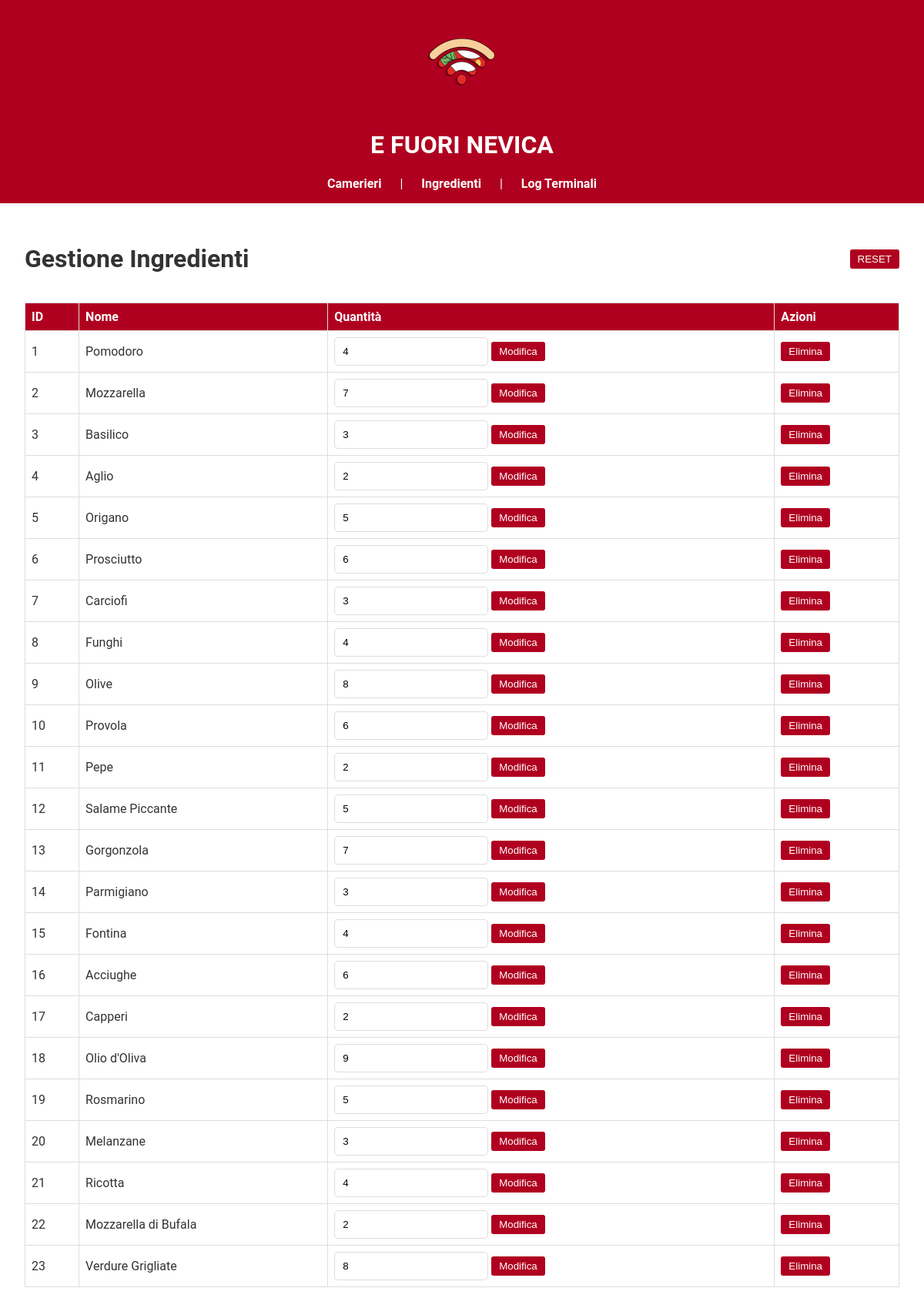
The page /admin/ingredienti on the database as committed earlier.
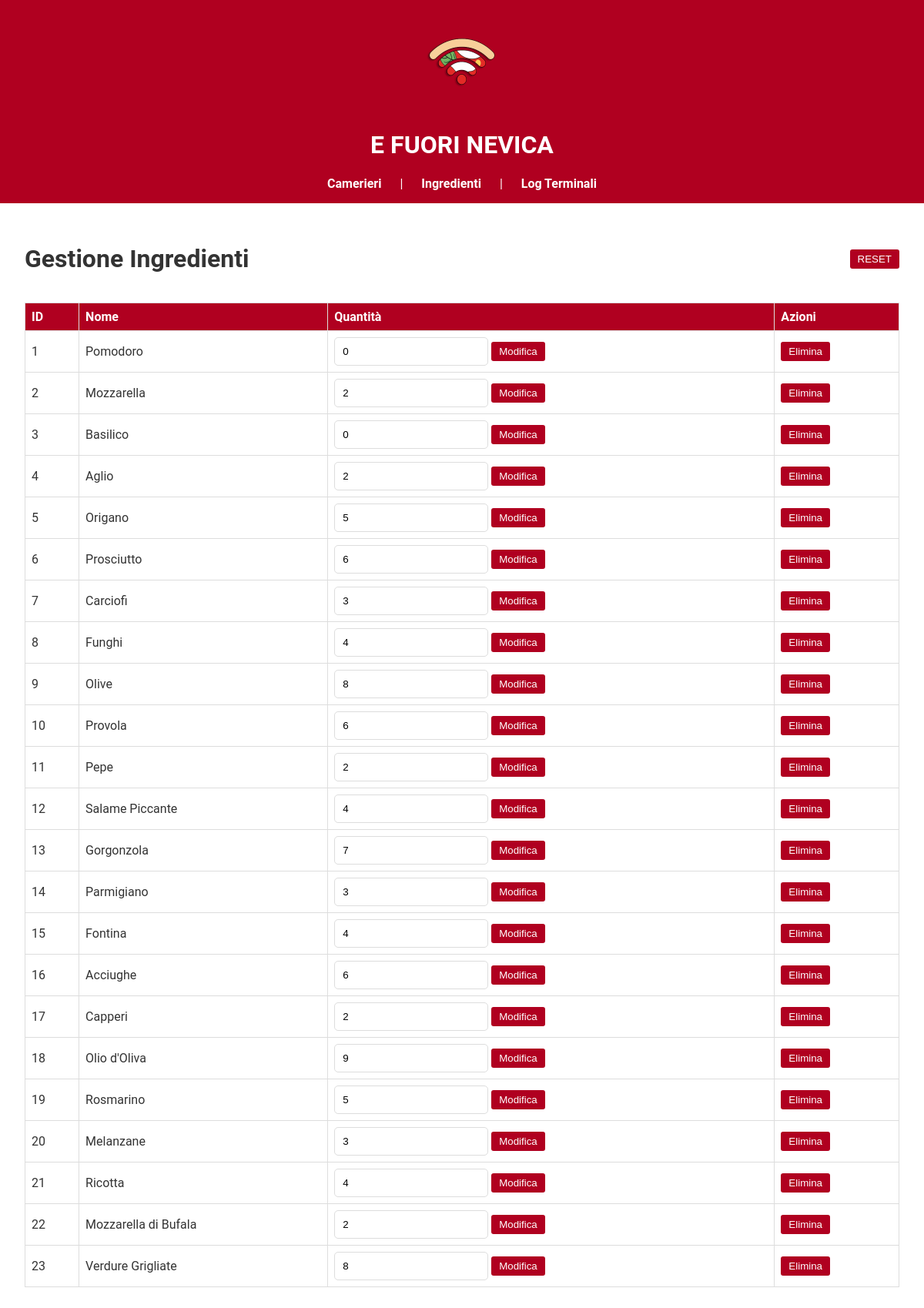
The same page on the database as committed later.
### tables this page shows
CREATE TABLE ingredienti (
            id INTEGER PRIMARY KEY AUTOINCREMENT,
            nome TEXT NOT NULL,
            qta INTEGER NOT NULL
        );

### admin/admin_routes.py (the view)
@admin_bp.route('/ingredienti')
def gestisci_ingredienti():
    conn = get_db_connection()
    cursor = conn.cursor()
    cursor.execute('SELECT * FROM ingredienti')
    ingredienti = cursor.fetchall()
    conn.close()
    return render_template('ingredienti.html', ingredienti=ingredienti)

### admin/admin_routes.py (called while the page is built)
def get_db_connection():
    return sqlite3.connect('static/database.db')

### templates/ingredienti.html
{% extends "base.html" %}
{% block content %}
<div style="display: flex; justify-content: space-between; align-items: center;">
    <h1>Gestione Ingredienti</h1>
    <form action="{{ url_for('admin.reset_ingredienti') }}" method="post">
        <button type="submit" class="button">RESET</button>
    </form>
</div>
<table class="table">
    <thead>
        <tr>
            <th>ID</th>
            <th>Nome</th>
            <th>Quantità</th>
            <th>Azioni</th>
        </tr>
    </thead>
    <tbody>
        {% for ingrediente in ingredienti %}
        <tr>
            <td>{{ ingrediente[0] }}</td>
            <td>{{ ingrediente[1] }}</td>
            <td>
                <form method="POST" action="{{ url_for('admin.modifica_ingrediente', id=ingrediente[0]) }}" style="display:inline;">
                    <input type="number" name="qta" value="{{ ingrediente[2] }}" min="0" required class="input-field">
                    <button type="submit" class="button">Modifica</button>
                </form>
            </td>
            <td>
                <form method="POST" action="{{ url_for('admin.elimina_ingrediente', id=ingrediente[0]) }}" style="display:inline;">
                    <button type="submit" class="button danger">Elimina</button>
                </form>
            </td>
        </tr>
        {% endfor %}
    </tbody>
</table>
{% endblock %}

### templates/base.html (shortened to what this page needs)
<!DOCTYPE html>
<html lang="it">
<head>
    <link rel="stylesheet" href="{{ url_for('static', filename='style.css') }}">
</head>
<body>
    <header>
        <a href="{{ url_for('admin.admin_home') }}">
            <img src="{{ url_for('static', filename='logo-icon.png') }}" alt="Logo Icon">
        </a>
        <h1>E FUORI NEVICA</h1>
        <nav>
            <a href="{{ url_for('admin.gestisci_camerieri') }}">Camerieri</a>
            <span class="nav-separator">|</span>
            <a href="{{ url_for('admin.gestisci_ingredienti') }}">Ingredienti</a>
            <span class="nav-separator">|</span>
            <a href="{{ url_for('admin.read_logs') }}">Log Terminali</a>
        </nav>
    </header>
    <main>
        {% block content %}{% endblock %}
    </main>
</body>
</html>

### static/style.css (style rules this page uses)
body { font-family: 'Roboto', sans-serif; margin: 0; padding: 0; background-color: #ffffff; color: #333; }
header { background-color: #b00020; color: white; padding: 1rem; text-align: center; }
nav { margin-top: 1rem; text-align: center; }
nav a { color: white; text-decoration: none; margin: 0 10px; font-weight: bold; }
.nav-separator { color: white; margin: 0 10px; }
main { padding: 2rem; }
.table { width: 100%; border-collapse: collapse; margin-top: 1rem; }
table th, table td { border: 1px solid #ddd; padding: 8px; text-align: left; }
table th { background-color: #b00020; color: white; }
.button { padding: 5px 10px; background-color: #b00020; color: white; border: none; cursor: pointer; text-decoration: none; border-radius: 3px; }
.button.danger { background-color: #b00020; }
.input-field { padding: 10px; border: 1px solid #ddd; border-radius: 5px; width: 100%; max-width: 200px; box-sizing: border-box; }

Rows that differ between the two databases and show on the page:
changed ingredienti "Pomodoro": qta "4" → "0"
changed ingredienti "Mozzarella": qta "7" → "2"
changed ingredienti "Basilico": qta "3" → "0"
changed ingredienti "Salame Piccante": qta "5" → "4"
